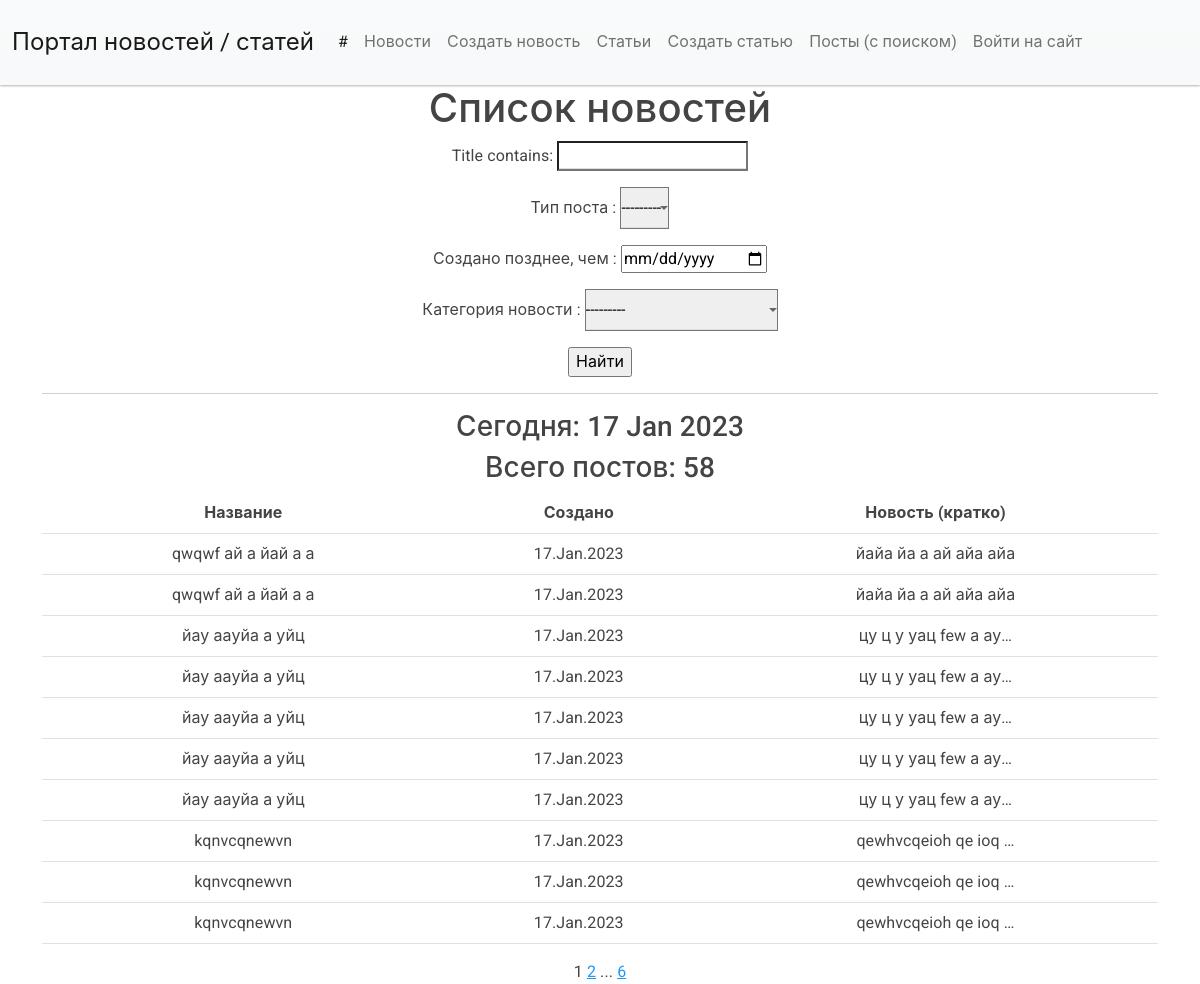
The app's page /news/search/ with its own data.
### news/models.py (models this page shows, shortened)
class Post(models.Model):
    TYPES = [
        ('A', 'Article'),
        ('N', 'News')
    ]
    author = models.ForeignKey(Author, on_delete=models.CASCADE)
    post_type = models.CharField(max_length=1, choices=TYPES, default='A')
    creation = models.DateTimeField(auto_now_add=True)
    category = models.ManyToManyField(Category, through='PostCategory')
    title = models.CharField(max_length=200)
    text = models.TextField()
    rating = models.IntegerField(default=0)

### news/views.py (the view, shortened to what this page needs)
# urls.py: path('news/search/', NewsListFiltered.as_view(), name='news_search'),
class NewsListFiltered(ListView):
    model = Post
    ordering = '-creation'
    template_name = 'news_search.html'
    context_object_name = 'news_flist'
    paginate_by = 10
    def get_context_data(self, **kwargs):
        context = super().get_context_data(**kwargs)
        context['news_count'] = self.filterset.qs.count()
        context['filterset'] = self.filterset
        context['sub_button'] = False
        return context
    def get_queryset(self):
        queryset = Post.objects.order_by('-creation')
        self.filterset = NewsFilter(self.request.GET, queryset)
        return self.filterset.qs

### news/templatetags/custom_filters.py (called while the page is built)
@register.filter()
def censor(value):
   def isbad(word: str):
      return True if word in BAD_WORDS else False
   def replace(word: str):
      str_ = word[0]
      for i in range(1, len(word)):
         if word[i] not in string.punctuation:
            str_ += '*'
         else:
            str_ += word[i]
      return str_
   list = value.split()
   for n, word in enumerate(list):
      word2check = ""
      word = word.strip().lower()
      for i in range(len(word)):
         if word[i] not in string.punctuation:
            word2check += word[i]
      if isbad(word2check):
         list[n] = replace(list[n])
   return f'{" ".join(list)}'

### news/templatetags/custom_tags.py (called while the page is built)
@register.simple_tag()
def current_time(format_string='%d %b %Y'):
    return datetime.utcnow().strftime(format_string)

@register.simple_tag(takes_context=True)
def url_replace(context, **kwargs):
    d = context['request'].GET.copy()
    for k, v in kwargs.items():
        d[k] = v
    return d.urlencode()

### templates/news_search.html (shortened to what this page needs)
{% extends 'flatpages/default.html' %}
{% load custom_filters %}
{% load custom_tags %}
{% block content %}
<h1>Список новостей</h1>
   <form action="" method="get">
       {{ filterset.form.as_p }}
       <input type="submit" value="Найти" />
   </form>
   <hr>
   <h3>Сегодня: {% current_time %} </h3>
   <h3> Всего постов: {{ news_count }} </h3>
   {% if news_flist %}
              <table class="table table-hover">
          <thead>
            <tr>
              <th scope="col">Название</th>
              <th scope="col">Создано</th>
              <th scope="col">Новость (кратко)</th>
            </tr>
          </thead>
  <tbody>
           {% for one in news_flist %}
            <tr class="light">
               <td>{{ one.title|censor }}</td>
               <td>{{ one.creation|date:'d.M.Y' }}</td>
               <td>{{ one.text|truncatechars:20|censor }}</td>
           </tr>
           {% endfor %}
         </tbody>
       </table>
   {% else %}
       <h2>Новостей пока нет.</h2>
   {% endif %}
   {% if page_obj.paginator.num_pages > 1 %}
        {{ page_obj.number }}
    {% endif %}
   {% if page_obj.has_next %}
       <a href="?{% url_replace page=page_obj.next_page_number %}">{{ page_obj.next_page_number }}</a>
       {% if paginator.num_pages != page_obj.next_page_number %}
           ...
           <a href="?{% url_replace page=page_obj.paginator.num_pages %}">{{ page_obj.paginator.num_pages }}</a>
       {% endif %}
   {% endif %}
{% endblock content %}

### records on screen
Post: title|censor "qwqwf ай а йай а а", creation "17.Jan.2023", text|censor "йайа йа а ай айа айа"
Post: title|censor "qwqwf ай а йай а а", creation "17.Jan.2023", text|censor "йайа йа а ай айа айа"
Post: title|censor "йау аауйа а уйц", creation "17.Jan.2023", text|censor "цу ц у уац few а ау…"
Post: title|censor "йау аауйа а уйц", creation "17.Jan.2023", text|censor "цу ц у уац few а ау…"
Post: title|censor "йау аауйа а уйц", creation "17.Jan.2023", text|censor "цу ц у уац few а ау…"
Post: title|censor "йау аауйа а уйц", creation "17.Jan.2023", text|censor "цу ц у уац few а ау…"
Post: title|censor "йау аауйа а уйц", creation "17.Jan.2023", text|censor "цу ц у уац few а ау…"
Post: title|censor "kqnvcqnewvn", creation "17.Jan.2023", text|censor "qewhvcqeioh qe ioq …"
Post: title|censor "kqnvcqnewvn", creation "17.Jan.2023", text|censor "qewhvcqeioh qe ioq …"
Post: title|censor "kqnvcqnewvn", creation "17.Jan.2023", text|censor "qewhvcqeioh qe ioq …"

### other values on screen
{{ news_count }} "58"
{{ page_obj.number }} "1"
{{ page_obj.next_page_number }} "2"
{{ page_obj.paginator.num_pages }} "6"
